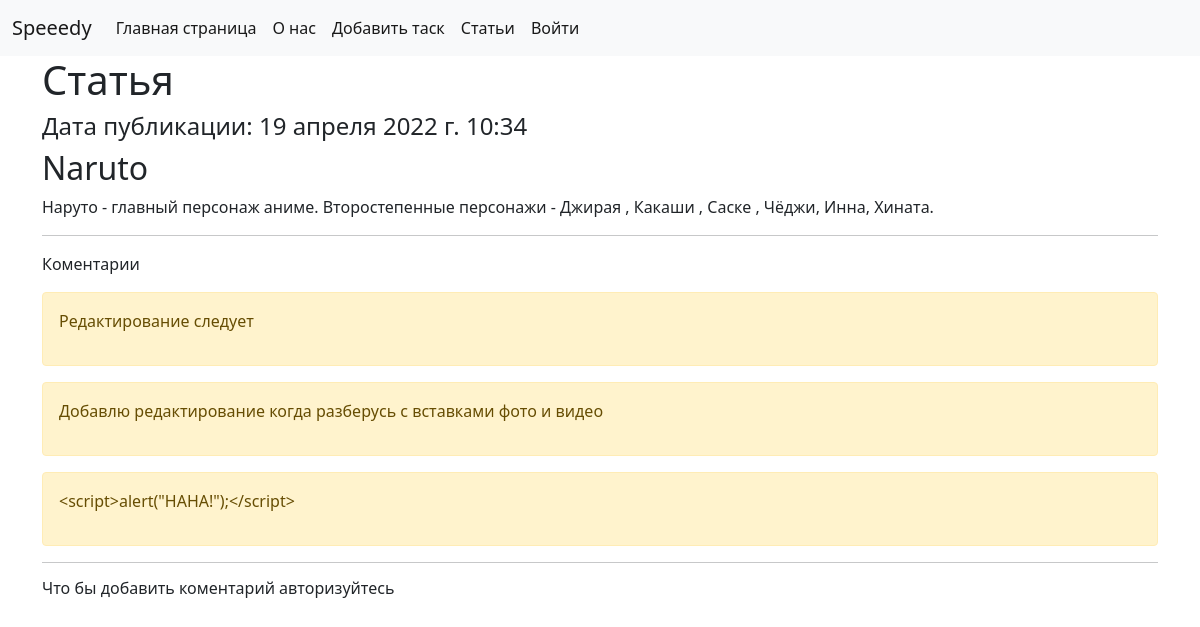
The page /articles/get/1/ on the database as committed earlier.
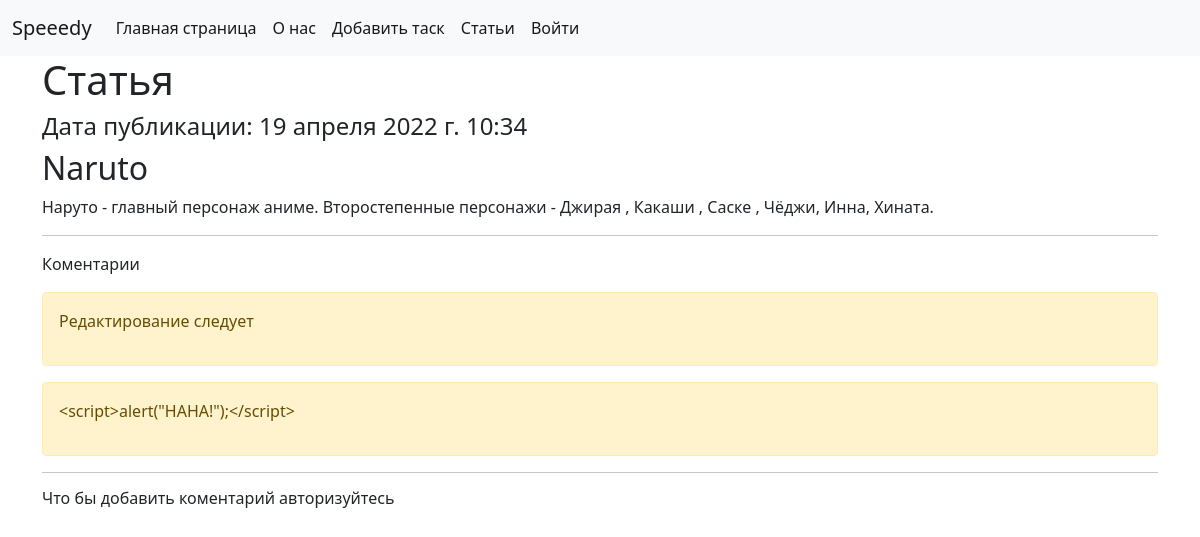
The same page on the database as committed later.
### main/models.py (models this page shows)
class Comments(models.Model):
    class Meta:
        db_table = 'comments'
    comments_text = models.TextField()
    comments_article = models.ForeignKey('Article', on_delete=models.CASCADE)

### main/views.py (the view)
# urls.py: re_path(r'^articles/get/(?P<article_id>\d+)/$', views.article),
def article(request, article_id=1):
    comment_form = CommentForm()
    args = {
        'form': comment_form,
        'article': Article.objects.get(id=article_id),
        'comments': Comments.objects.filter(comments_article_id=article_id),
        'username': auth.get_user(request).username,
    }
    return render(request, 'main/article.html', args)

### main/templates/main/article.html (shortened to what this page needs)
{% extends 'main/base.html' %}
{% load static %} }}
{% block contects %}
    <h1>Статья</h1>
    <h4>Дата публикации: {{ article.article_data }}</h4>
    <h2>{{ article.article_title }}</h2>
    <p>{{ article.article_text }}</p>
    <hr>
    <p>Коментарии</p>
    {% if comments %}
        {% for comment in comments %}
            <div class="alert alert-warning mt-2">
                <p>{{ comment.comments_text }}</p>
            </div>
        {% endfor %}
    {% else %}
        <p>Нет коментариев</p>
    {% endif %}
    <hr>
    {% if username %}
        <form action="/articles/addcomment/{{ article.id }}/" method="post">
            {% csrf_token %}
            {{ form.comments_text }}<br>
            <button type="submit" class="btn btn-success">Добавить коментарий</button>
        </form>
    {% else %}
        <h6>Что бы добавить коментарий авторизуйтесь</h6>
    {% endif %}
{% endblock %}

Rows that differ between the two databases and show on the page:
removed Comments: comments_text "Добавлю редактирование когда разберусь с вставками фото и видео"
